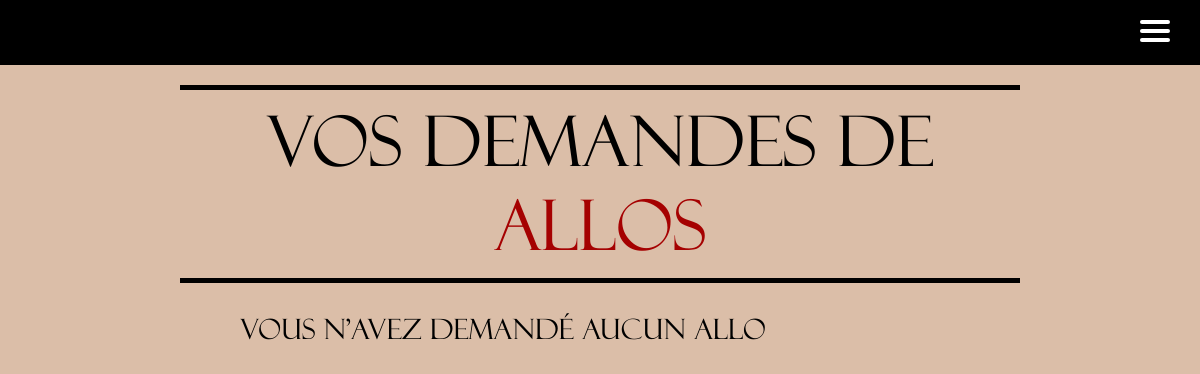
/home_allos/myAllos/ (signed in), run on an earlier commit of the app's database.
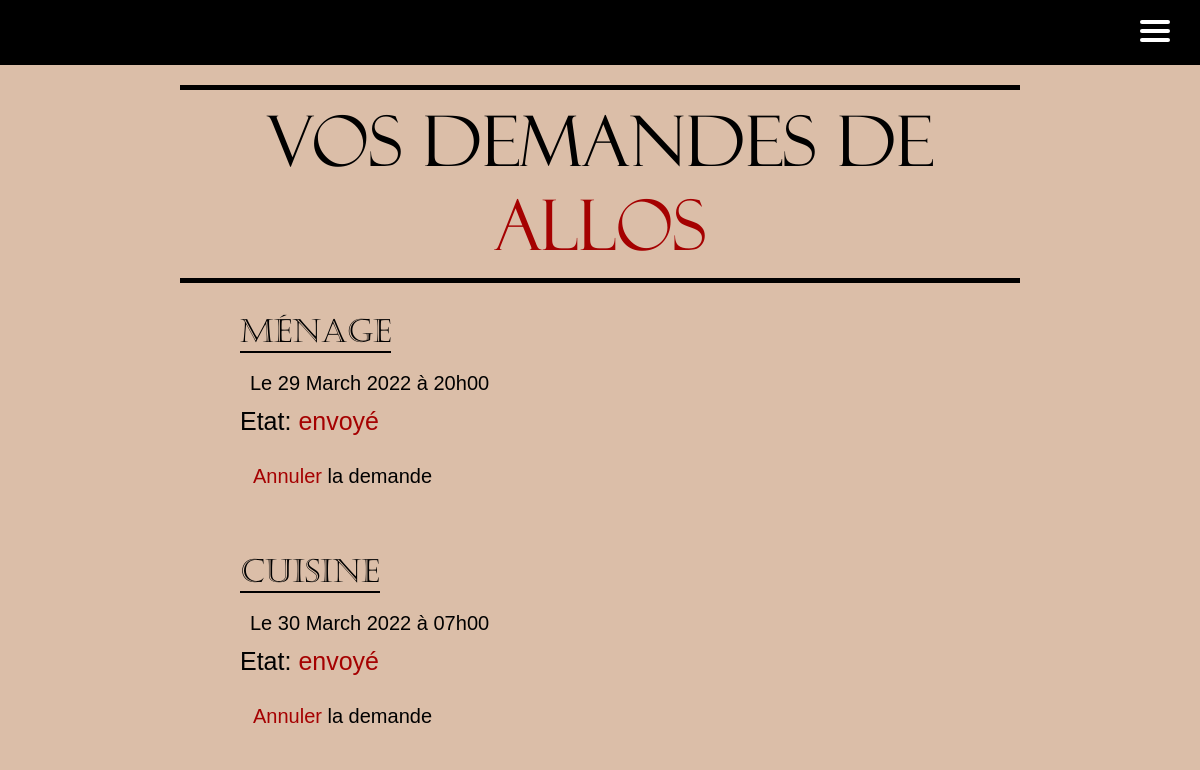
And on a later commit of the database.
### main_app/models.py (models this page shows)
class AllosRegistration(models.Model):
    allo_id = models.ForeignKey('Allos', on_delete=models.CASCADE)
    user_id = models.ForeignKey('User', on_delete=models.CASCADE)
    date = models.DateTimeField(help_text='YYYY-MM-DD HH:MM:SS')
    take_over = models.BooleanField(default=False)
    made = models.BooleanField(default=False)
    staff_id = models.IntegerField(default=0)

class Allos(models.Model):
    id = models.AutoField(primary_key=True, unique=True)
    TYPE = (
        ('A', 'Bières'),
        ('B', 'Goûter'),
        ('C', 'P\'tit dej'),
        ('D', 'Ménage'),
        ('E', 'Car wash'),
        ('F', 'Le klaxeur fou'),
        ('G', 'Cuisine'),
        ('H', 'Courses'),
        ('I', 'Allo de la semaine'),
        ('J', 'Allo surprise')
    )
    allo_type = models.CharField(max_length=1, choices=TYPE, blank=True, help_text='Which type of allo')
    start_date = models.DateTimeField(help_text='YYYY-MM-DD HH:MM:SS')
    end_date = models.DateTimeField(help_text='YYYY-MM-DD HH:MM:SS')
    description = models.CharField(max_length=1024)
    visible = models.BooleanField(default=False)
    closed_allo = models.BooleanField(default=False)

### main_app/views.py (the view)
# urls.py: path("home_allos/myAllos/", views.myAllos, name="myAllos"),
def myAllos(request):
    try:
        user = User.objects.get(pk=request.user.id)
    except User.DoesNotExist:
        user = None
    if user is not None:
        my_allos = AllosRegistration.objects.filter(user_id_id=user.id)
        all_allos = Allos.objects.filter(visible=True)
        return render(request, 'allos/myAllos.html',
                      {'user': user, 'allos': my_allos})
    else:
        messages.error(request, "Vous devez être connecté")

### templates/allos/myAllos.html (shortened to what this page needs)
{% extends 'main.html' %}
{% block content %}
{% load bootstrap5 %}
{% load static %}
{% bootstrap_css %}
{% include 'nav.html' %}
{% if user %}
    <div id="my_allo">
        <h1>Vos demandes de <span>Allos</span></h1>
    </div>
    {% if allos %}
        {% for allo in allos %}
            <div id="next-event-object">
                <div class="row">
                    <div class="col">
                        <div class="name_date">
                            <h2 style="border-bottom: black 2px solid">{{ allo.allo_id.get_allo_type_display }}</h2>
                        </div>
                        <div>
                            <h4 id="h4_available" style="margin-top: 10px;">Le {{allo.date | date:"d"}} {{allo.date  | date:"F"}} {{allo.date  | date:"o"}} à {{allo.date | date:"H"}}h{{allo.date | date:"i"}}</h4>
                        </div>
                    </div>
                </div>
                <div>
                    {% if allo.take_over %}
                        {% if allo.made %}
                            <p id="statep">Etat: <span>réalisé</span></p>
                        {% else %}
                            <p id="statep">Etat: <span>pris en charge, regarde tes mails Enssat</span></p>
                        {% endif %}
                    {% else %}
                        <p id="statep">Etat: <span>envoyé</span></p>
                        <a class="button_make_allo btn btn_event" id="removeAllo{{ allo.id }}" href="{% url "removeAllo" id_allo=allo.id %}">
                            <h5><span>Annuler</span> la demande</h5>
                        </a>
                    {% endif %}
                </div>
            </div>
        {% endfor %}
    {% else %}
        <h3 id="end_allo">Vous n'avez demandé aucun <span>Allo</span></h3>
    {% endif %}
{% endif %}
{% endblock %}

What changed in the data, as far as the page shows it:
added AllosRegistration: allo_id.allo_type "Ménage", date "29", date "March", date "2022", date "20", date "00"
added AllosRegistration: allo_id.allo_type "Cuisine", date "30", date "March", date "2022", date "07", date "00"
Also different on the page:
text no longer shown: "Vous n'avez demandé aucun Allo"
